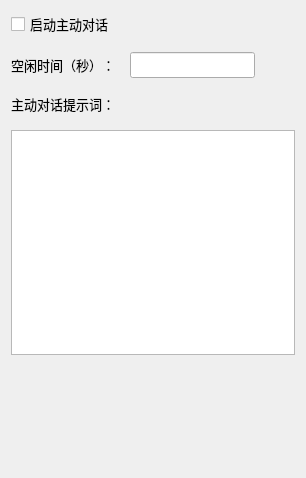
         <widget class="QWidget" name="page_5">
          <layout class="QVBoxLayout" name="verticalLayout_11" stretch="1,1,1,10,5">
           <property name="spacing">
            <number>15</number>
           </property>
           <item>
            <widget class="QCheckBox" name="checkBox">
             <property name="font">
              <font>
               <family>微软雅黑</family>
               <pointsize>10</pointsize>
              </font>
             </property>
             <property name="text">
              <string>启动主动对话</string>
             </property>
            </widget>
           </item>
           <item>
            <layout class="QHBoxLayout" name="horizontalLayout_7">
             <item>
              <widget class="QLabel" name="label_idle_time">
               <property name="minimumSize">
                <size>
                 <width>0</width>
                 <height>0</height>
                </size>
               </property>
               <property name="font">
                <font>
                 <family>微软雅黑</family>
                 <pointsize>10</pointsize>
                </font>
               </property>
               <property name="text">
                <string>空闲时间（秒）：</string>
               </property>
              </widget>
             </item>
             <item>
              <widget class="QLineEdit" name="lineEdit_idle_time">
               <property name="maximumSize">
                <size>
                 <width>150</width>
                 <height>16777215</height>
                </size>
               </property>
               <property name="font">
                <font>
                 <family>微软雅黑</family>
                 <pointsize>10</pointsize>
                </font>
               </property>
              </widget>
             </item>
             <item>
              <spacer name="horizontalSpacer_5">
               <property name="orientation">
                <enum>Qt::Horizontal</enum>
               </property>
               <property name="sizeHint" stdset="0">
                <size>
                 <width>40</width>
                 <height>20</height>
                </size>
               </property>
              </spacer>
             </item>
            </layout>
           </item>
           <item>
            <widget class="QLabel" name="label_prompt">
             <property name="font">
              <font>
               <family>微软雅黑</family>
               <pointsize>10</pointsize>
              </font>
             </property>
             <property name="text">
              <string>主动对话提示词：</string>
             </property>
            </widget>
           </item>
           <item>
            <widget class="QTextEdit" name="textEdit_prompt">
             <property name="sizePolicy">
              <sizepolicy hsizetype="Preferred" vsizetype="Preferred">
               <horstretch>0</horstretch>
               <verstretch>0</verstretch>
              </sizepolicy>
             </property>
             <property name="minimumSize">
              <size>
               <width>0</width>
               <height>0</height>
              </size>
             </property>
             <property name="font">
              <font>
               <family>微软雅黑</family>
               <pointsize>10</pointsize>
              </font>
             </property>
            </widget>
           </item>
           <item>
            <spacer name="verticalSpacer">
             <property name="orientation">
              <enum>Qt::Vertical</enum>
             </property>
             <property name="sizeHint" stdset="0">
              <size>
               <width>20</width>
               <height>147</height>
              </size>
             </property>
            </spacer>
           </item>
          </layout>
         </widget>
